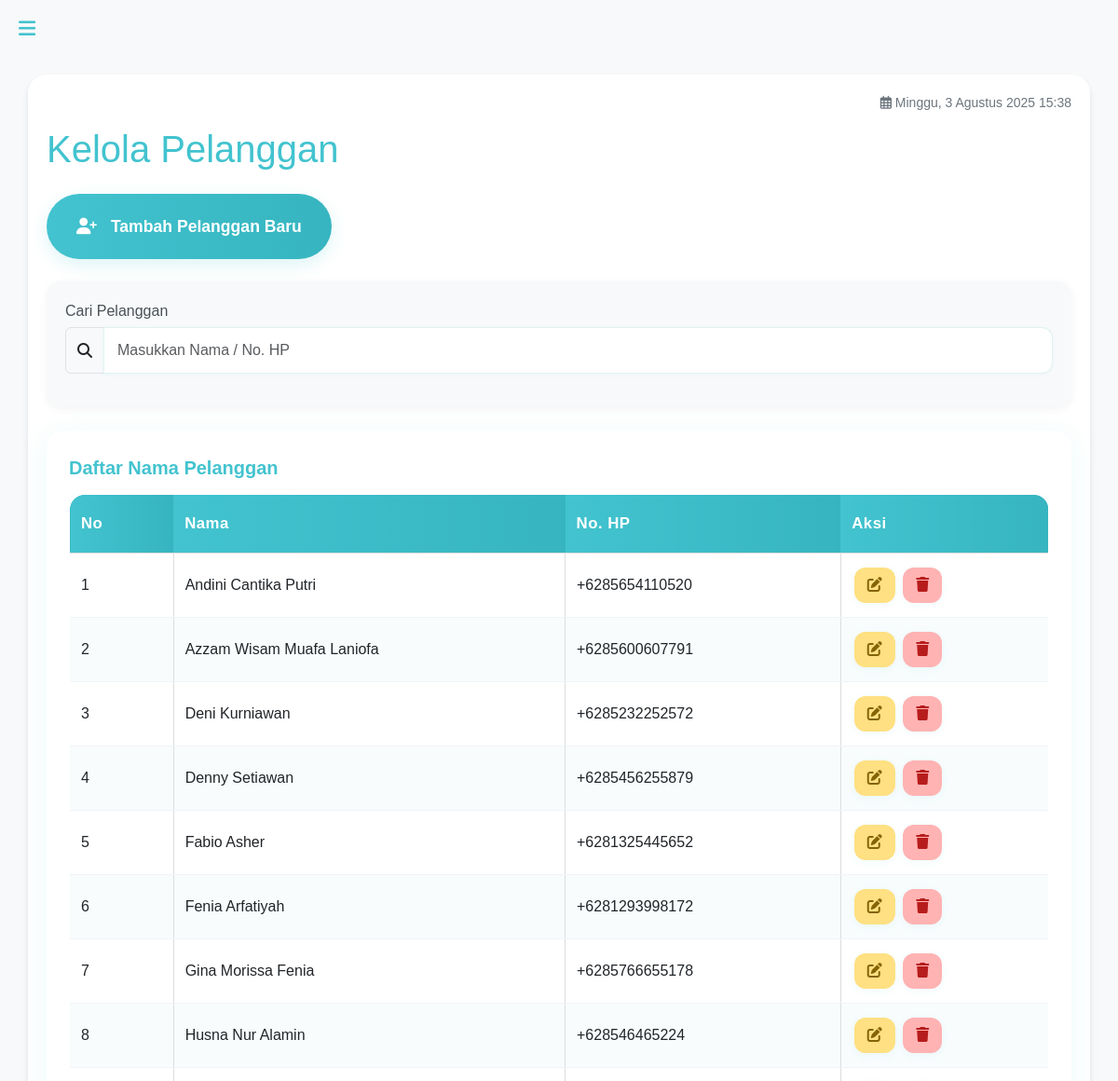
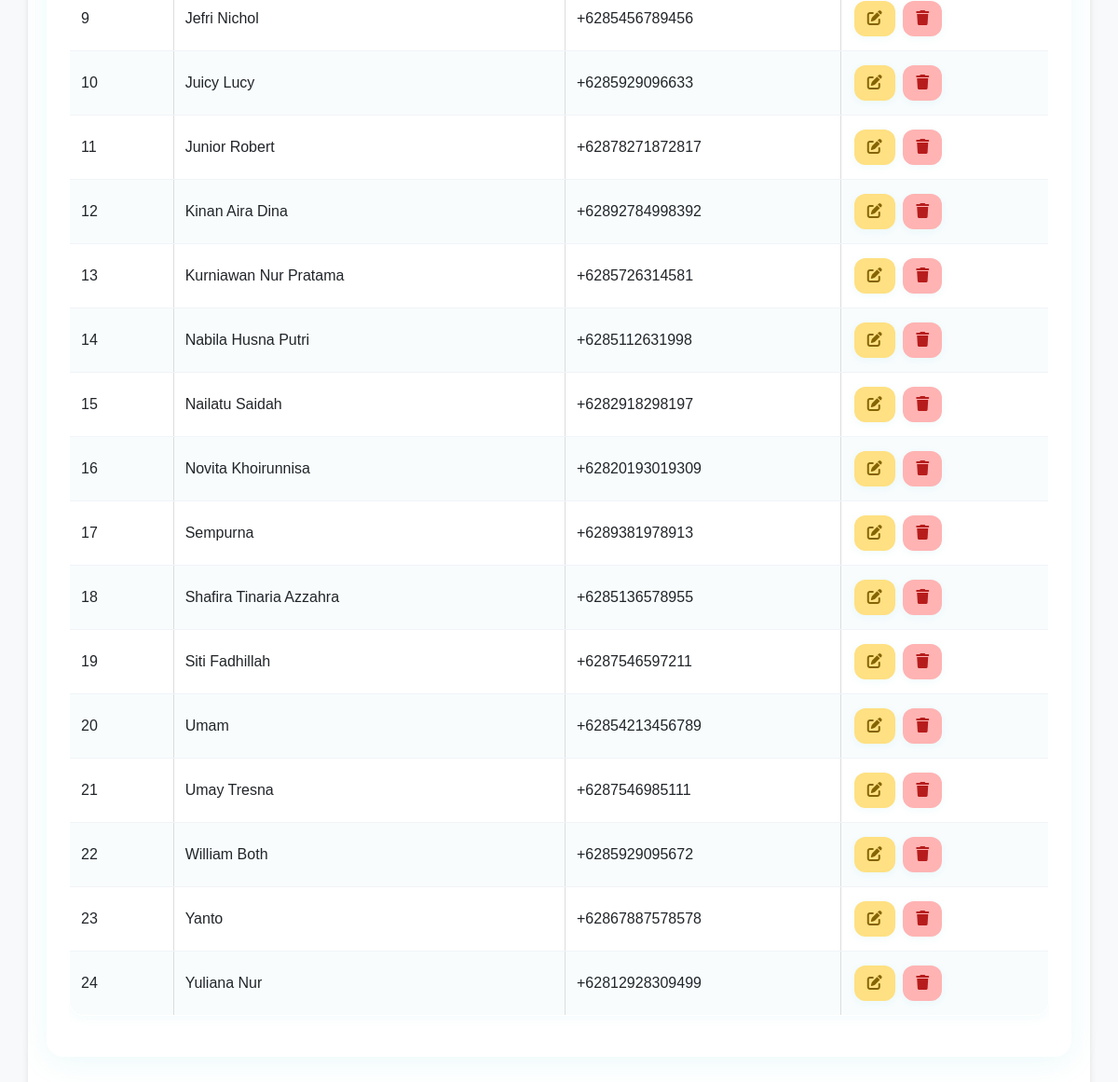
Before: /admin/kelola-pelanggan.php (signed in) with the older database file (2 pictures, top to bottom).
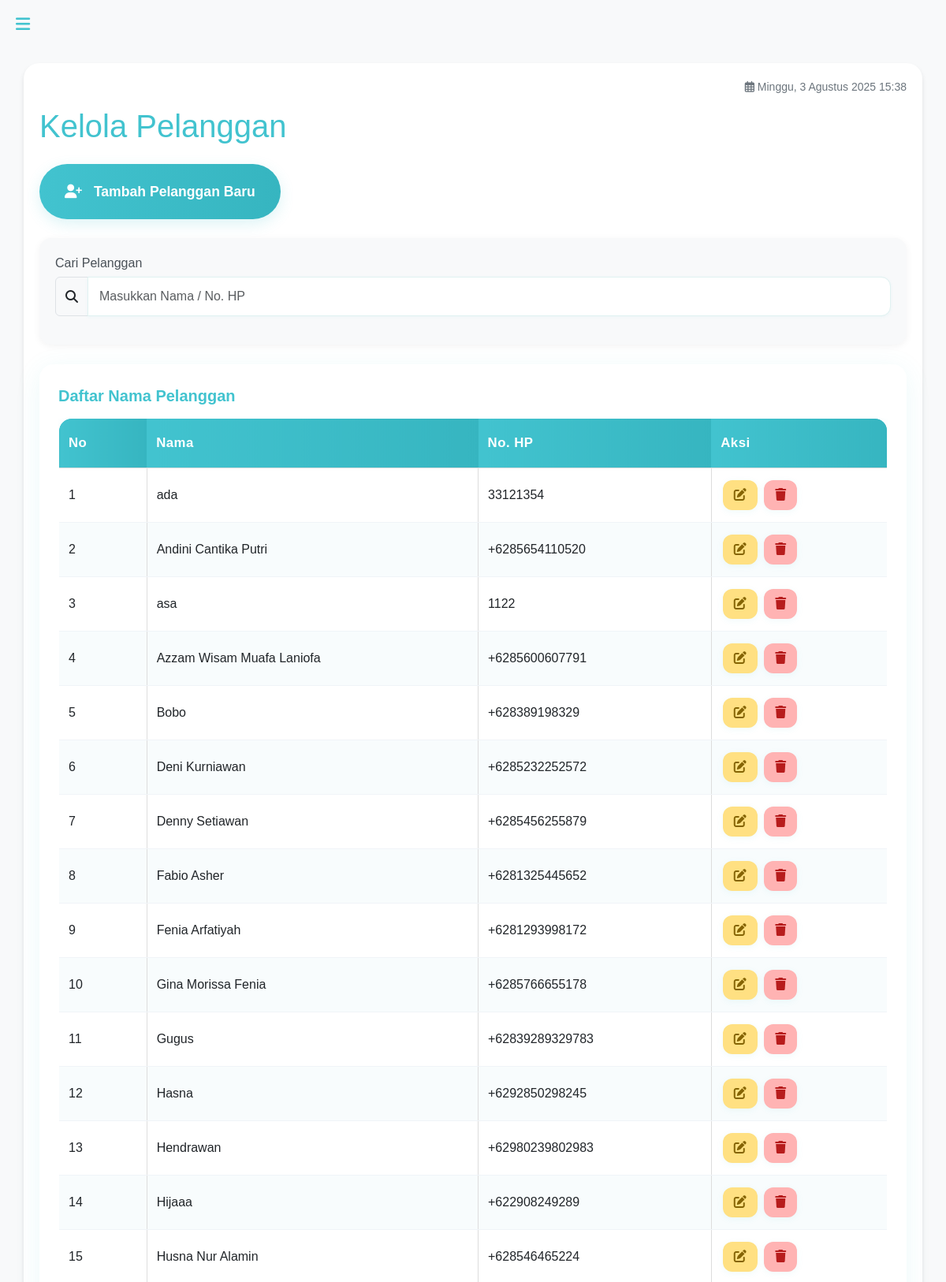
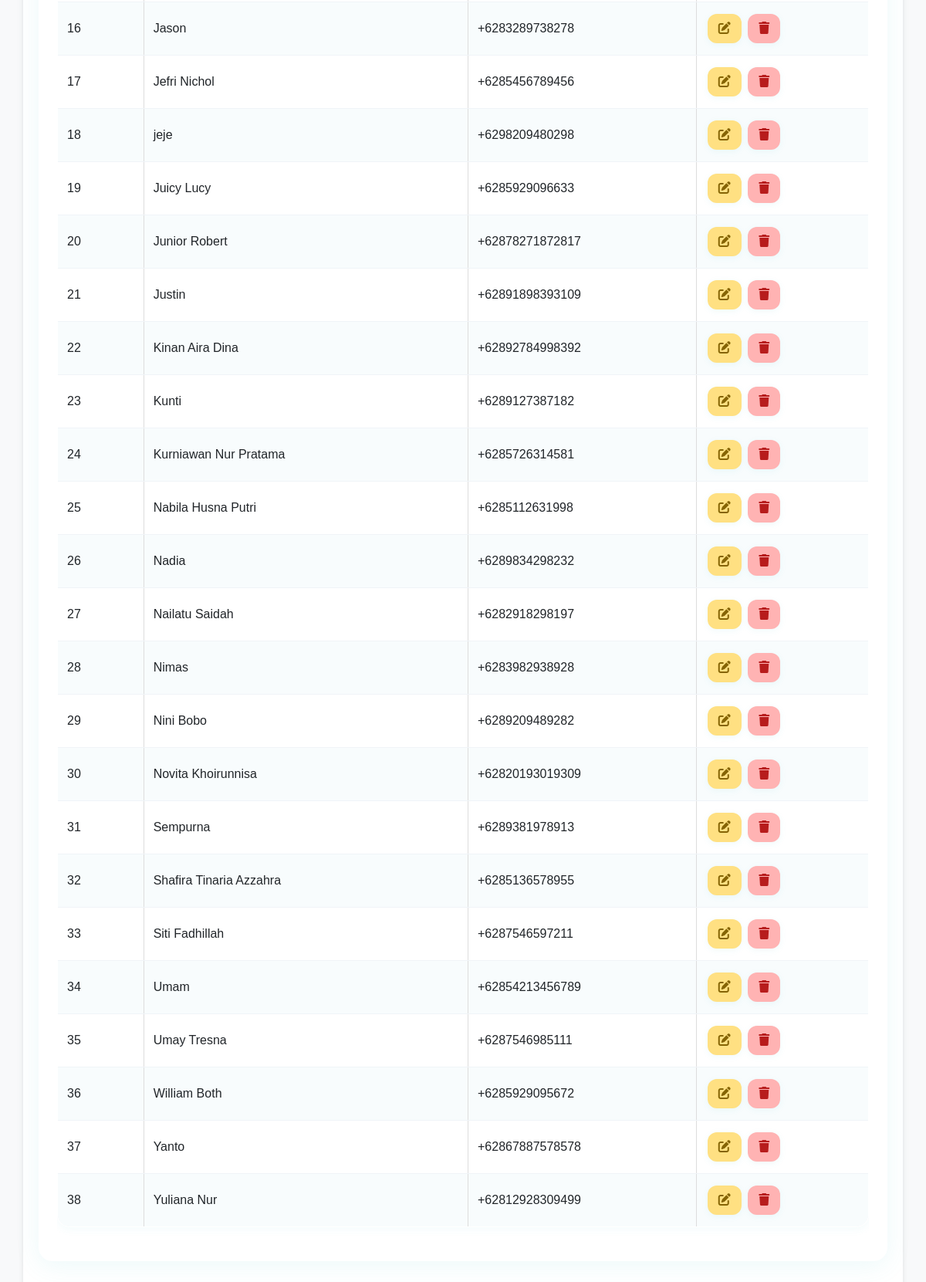
After: the same page with the newer database file (2 pictures, top to bottom).
### tables this page shows
CREATE TABLE `pelanggan` (
  `id` int NOT NULL,
  `no_hp` varchar(15) NOT NULL,
  `nama` varchar(100) NOT NULL
);

### admin/kelola-pelanggan.php (the view, shortened to what this page needs)
<?php
include '../includes/db.php';
function formatTanggalIndonesia($tanggal) {
    $hari = array(
        'Minggu', 'Senin', 'Selasa', 'Rabu', 'Kamis', 'Jumat', 'Sabtu'
    );
    $bulan = array(
        1 => 'Januari', 'Februari', 'Maret', 'April', 'Mei', 'Juni',
        'Juli', 'Agustus', 'September', 'Oktober', 'November', 'Desember'
    );
    $timestamp = strtotime($tanggal);
    $hari_ini = $hari[date('w', $timestamp)];
    $tanggal_ini = date('j', $timestamp);
    $bulan_ini = $bulan[date('n', $timestamp)];
    $tahun_ini = date('Y', $timestamp);
    $jam = date('H:i', $timestamp);
    return "$hari_ini, $tanggal_ini $bulan_ini $tahun_ini $jam";
}
$tanggal_sekarang = formatTanggalIndonesia(date('Y-m-d H:i:s'));
$search = isset($_GET['search']) ? $_GET['search'] : '';
$query = "SELECT id, nama, no_hp FROM pelanggan WHERE 1=1";
$query .= " ORDER BY nama ASC";
$result = $conn->query($query);
?>
<!DOCTYPE html>
<html lang="id">
<head>
    <link rel="stylesheet" href="https://cdn.jsdelivr.net/npm/bootstrap@5.3.0/dist/css/bootstrap.min.css">
    <link rel="stylesheet" href="https://cdnjs.cloudflare.com/ajax/libs/font-awesome/6.4.0/css/all.min.css">
    <link rel="stylesheet" href="../assets/css/admin/styles.css">
</head>
<body>
    <?php include 'sidebar-admin.php'; ?>
    <div class="content" id="content">
        <div class="container">
            <div class="current-date">
                <i class="far fa-calendar-alt"></i> <?php echo $tanggal_sekarang; ?>
            </div>
            <div class="d-flex justify-content-between align-items-center mb-4">
                <h1 class="mb-0">Kelola Pelanggan</h1>
            </div>
            <button type="button" class="btn btn-add-customer" data-bs-toggle="modal" data-bs-target="#addCustomerModal">
                <i class="fas fa-user-plus"></i> Tambah Pelanggan Baru
            </button>
            <div class="search-filter-container d-none d-md-block">
                <div class="row">
                    <div class="col-md-12">
                        <div class="mb-3">
                            <label for="search" class="filter-label">Cari Pelanggan</label>
                            <div class="input-group">
                                <span class="input-group-text"><i class="fas fa-search"></i></span>
                                <input type="text" class="form-control" id="searchInput" name="search" placeholder="Masukkan Nama / No. HP" value="<?php echo htmlspecialchars($search); ?>">
                            </div>
                        </div>
                    </div>
                </div>
            </div>
            <div class="table-container">
                <div class="card-header">
                    <h5 class="mb-3">Daftar Nama Pelanggan</h5>
                </div>
                <div id="customerData">
                    <?php if ($result->num_rows > 0): ?>
                        <div class="desktop-table">
                            <div class="table-responsive">
                                <table class="table table-hover">
                                    <thead>
                                        <tr>
                                            <th width="60">No</th>
                                            <th width="40%">Nama</th>
                                            <th width="150">No. HP</th>
                                            <th width="120">Aksi</th>
                                        </tr>
                                    </thead>
                                    <tbody>
                                        <?php
                                        $no = 1;
                                        while ($row = $result->fetch_assoc()):
                                        ?>
                                            <tr>
                                                <td><?php echo $no++; ?></td>
                                                <td><?php echo $row['nama']; ?></td>
                                                <td><?php echo $row['no_hp']; ?></td>
                                                <td>
                                                    <button type="button" class="btn btn-sm btn-warning btn-action" title="Edit"
                                                            onclick="openEditModal(<?php echo $row['id']; ?>, '<?php echo addslashes($row['nama']); ?>', '<?php echo addslashes($row['no_hp']); ?>')">
                                                        <i class="fas fa-edit"></i>
                                                    </button>
                                                    <button type="button" class="btn btn-sm btn-danger btn-action" title="Hapus"
                                                            onclick="confirmDelete(<?php echo $row['id']; ?>, '<?php echo addslashes($row['nama']); ?>')">
                                                        <i class="fas fa-trash"></i>
                                                    </button>
                                                </td>
                                            </tr>
                                        <?php endwhile; ?>
                                    </tbody>
                                </table>
                            </div>
                        </div>
                    <?php endif; ?>
                </div>
            </div>
        </div>
    </div>
</body>
</html>

### admin/sidebar-admin.php (shortened to what this page needs)
<button class="toggle-btn-mobile" onclick="toggleSidebar()">
    <i class="fas fa-bars"></i>
</button>

### assets/css/admin/styles.css (style rules this page uses)
body { font-family: Arial, sans-serif; background-color: #f8f9fa; margin: 0; }
.toggle-btn-mobile { display: none; }
.container { background-color: #fff; border-radius: 20px; box-shadow: 0 4px 6px rgba(0, 0, 0, 0.1); padding: 20px; }
h1 { color: #42c3cf; }
.btn-warning { background-color: #ffdd57; border-color: #ffdd57; border-radius: 30px; padding: 7px 20px; }
.btn-danger { background-color: #f87171; border-color: #f87171; border-radius: 30px; padding: 7px 20px; }
table thead { background-color: #42c3cf; color: #fff; }
table tbody tr:nth-child(even) { background-color: #f9fafa; }
.content { margin-left: 260px; padding: 35px; transition: all 0.3s ease-in-out; }
table { width: 100%; border-collapse: collapse; }
table, th, td { border: 1px solid #ddd; }
th, td { padding: 10px; }
th { background-color: #42c3cf; color: white; }
.content::after { content: "© Destio Wahyu - Zeea Laundry. All Rights Reserved."; display: block; text-align: center; font-size: 14px; color: #666; margin-top: 20px; padding: 10px 0; border-top: 1px solid #eee; }
@media (max-width: 1440px) { .toggle-btn-mobile { display: block; position: absolute; top: 10px; left: 10px; background-color: rgba(255, 255, 255, 0); color: #42c3cf; border: none; cursor: pointer; padding: 5px 10px; font-size: 1.3rem; z-index: 1100; border-radius: 5px; } }
@media (max-width: 1440px) { .content { padding: 80px 18px; margin-left: 0; } }

### admin/kelola-pelanggan.php (style rules this page uses)
.search-filter-container { background-color: #f8f9fa; border-radius: 15px; padding: 20px; margin-bottom: 25px; box-shadow: 0 2px 10px rgba(0, 0, 0, 0.05); }
.table-container { background-color: #fff; border-radius: 18px; padding: 28px 24px; box-shadow: 0 6px 32px rgba(66,195,207,0.10); margin-bottom: 36px; overflow-x: auto; }
.table-responsive { overflow-x: auto; -webkit-overflow-scrolling: touch; }
.table { min-width: 650px; border-radius: 16px; overflow: hidden; font-size: 1rem; background: #fff; box-shadow: 0 2px 12px rgba(66,195,207,0.07); }
h5 { color: #42c3cf; font-weight: bold; }
.table th { background: linear-gradient(90deg, #42c3cf 0%, #36b5c0 100%); color: #fff; font-weight: 600; border: none; padding: 18px 12px; font-size: 1.05rem; letter-spacing: 0.5px; }
.table th:first-child { border-top-left-radius: 16px; }
.table th:last-child { border-top-right-radius: 16px; }
.table td { vertical-align: middle; padding: 15px 12px; border-bottom: 1px solid #f0f4f8; background: #fff; font-size: 1rem; }
.table tbody tr:nth-child(even) td { background: #f8fcfd; }
.btn-action { padding: 7px 14px; margin: 0 2px; border-radius: 12px; min-width: 38px; font-size: 1rem; box-shadow: 0 2px 8px rgba(66,195,207,0.08); transition: background 0.2s, color 0.2s, box-shadow 0.2s; }
.btn-action.btn-warning { background: #ffe082; color: #856404; border: none; }
.btn-action.btn-danger { background: #ffb3b3; color: #b71c1c; border: none; }
.btn-add-customer { background: linear-gradient(90deg, #42c3cf 0%, #36b5c0 100%); color: #fff; border-radius: 40px; padding: 22px 32px; font-size: 1.1rem; font-weight: 600; margin-bottom: 24px; box-shadow: 0 6px 18px rgba(66,195,207,0.18); transition: all 0.2s; border: none; }
.btn-add-customer i { margin-right: 10px; }
.current-date { font-size: 14px; color: #6c757d; text-align: right; margin-bottom: 15px; }
.filter-label { font-weight: 500; margin-bottom: 5px; color: #495057; }
@media (min-width: 769px) { .desktop-table { display: block; } }
.form-control { border-radius: 12px; box-shadow: 0 1px 4px rgba(66,195,207,0.07); padding: 12px 14px; font-size: 1rem; border: 1px solid #e0f2f1; transition: border 0.2s, box-shadow 0.2s; }

### admin/sidebar-admin.php (style rules this page uses)
.btn-danger { background-color: #ff3b30; border-color: #ff3b30; }

Changed rows visible on the page:
added pelanggan: nama "ada", no_hp "33121354"
added pelanggan: nama "asa", no_hp "1122"
added pelanggan: nama "Bobo", no_hp "+628389198329"
added pelanggan: nama "Gugus", no_hp "+62839289329783"
added pelanggan: nama "Hasna", no_hp "+6292850298245"
added pelanggan: nama "Hendrawan", no_hp "+62980239802983"
added pelanggan: nama "Hijaaa", no_hp "+622908249289"
added pelanggan: nama "Jason", no_hp "+6283289738278"
added pelanggan: nama "jeje", no_hp "+6298209480298"
added pelanggan: nama "Justin", no_hp "+62891898393109"
added pelanggan: nama "Kunti", no_hp "+6289127387182"
added pelanggan: nama "Nadia", no_hp "+6289834298232"
added pelanggan: nama "Nimas", no_hp "+6283982938928"
added pelanggan: nama "Nini Bobo", no_hp "+6289209489282"
